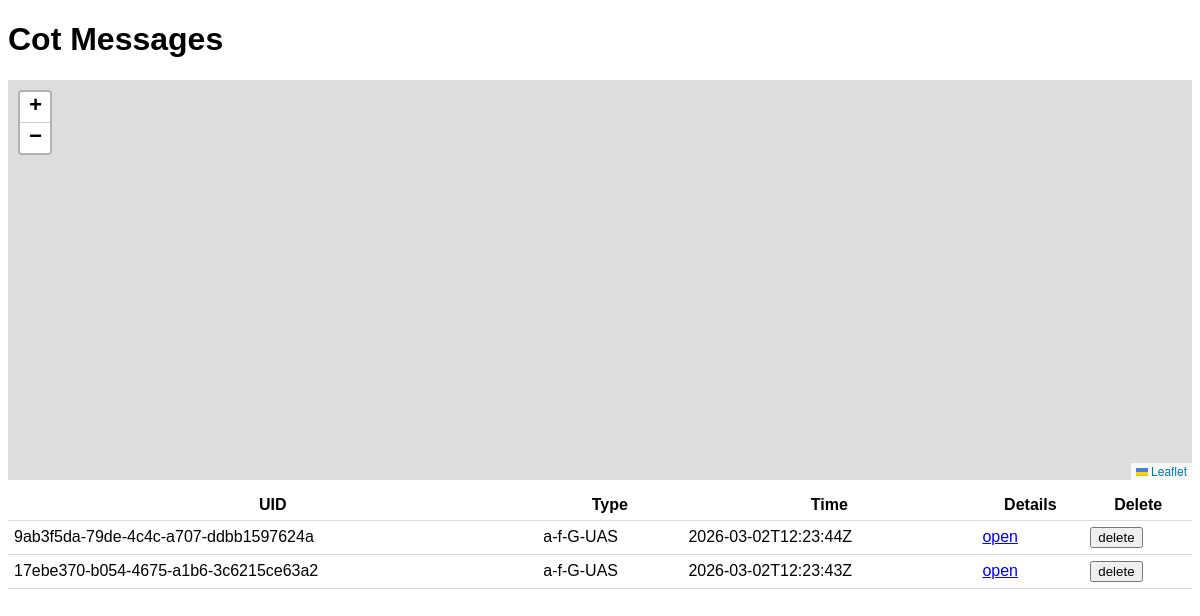
Before: / with the older database file.
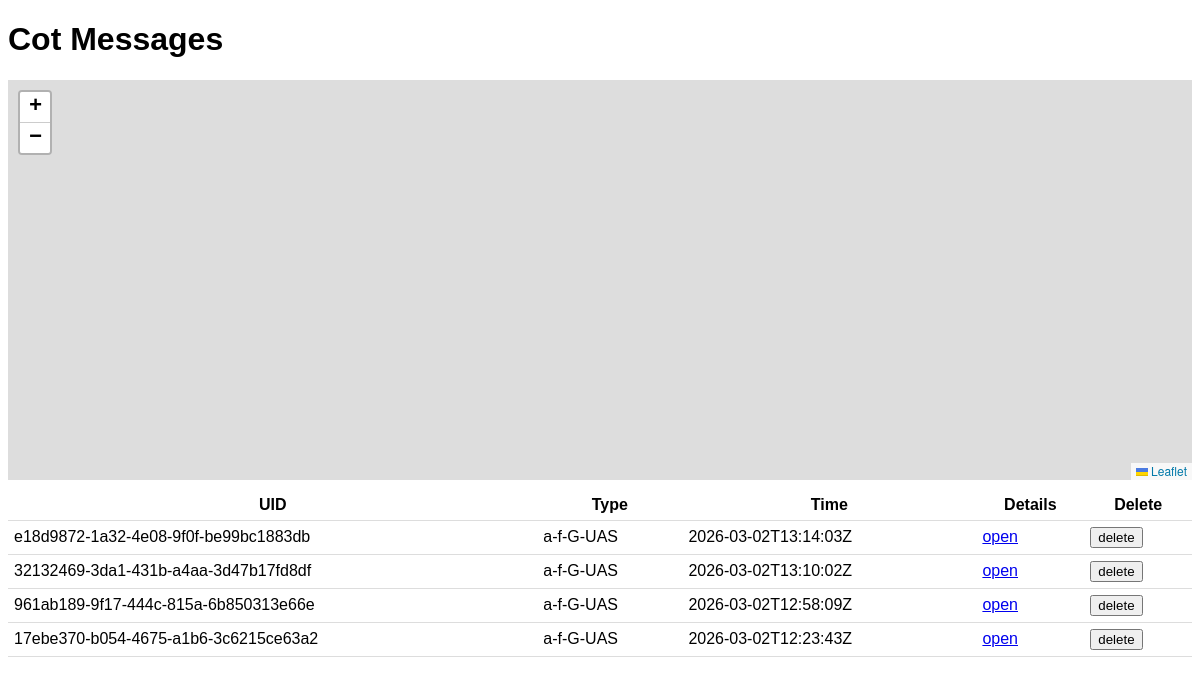
After: the same page with the newer database file.
### app/models.py (models this page shows)
class Message(Base):
    __tablename__ = "messages"
    id = Column(Integer, primary_key=True, index=True)
    uid = Column(String, index=True)
    type = Column(String, index=True)
    how = Column(String)
    time = Column(String)
    lat = Column(Float, nullable=True)
    lon = Column(Float, nullable=True)
    raw_xml = Column(Text)
    received_at = Column(DateTime, default=datetime.datetime.utcnow)

### app/main.py (the view)
@app.get("/", response_class=HTMLResponse)
def index(request: Request):
    db = next(get_db())
    msgs = db.query(Message).order_by(Message.received_at.desc()).limit(100).all()
    return templates.TemplateResponse("index.html", {"request": request, "messages": msgs})

### templates/index.html (shortened to what this page needs)
<!doctype html>
<html>
<head>
  <link rel="stylesheet" href="https://unpkg.com/leaflet@1.9.4/dist/leaflet.css"/>
</head>
<body>
  <h1>Cot Messages</h1>
  <div id="map"></div>
  <table>
    <thead><tr><th>UID</th><th>Type</th><th>Time</th><th>Details</th><th>Delete</th></tr></thead>
    <tbody>
      {% for m in messages %}
      <tr>
        <td>{{ m.uid }}</td>
        <td>{{ m.type }}</td>
        <td>{{ m.time }}</td>
        <td><a href="/message/{{ m.id }}">open</a></td>
        <td>
          <form method="post" action="/message/{{ m.id }}/delete" onsubmit="return confirm('Delete this message?');">
            <button type="submit">delete</button>
          </form>
        </td>
      </tr>
      {% endfor %}
    </tbody>
  </table>
</body>
</html>

### templates/index.html (style rules this page uses)
body { font-family:Arial,Helvetica,sans-serif }
#map { height:400px;margin-bottom:10px }
table { width:100%;border-collapse:collapse }
td,th { padding:6px;border-bottom:1px solid #ddd }

Changed rows visible on the page:
removed Message: uid "9ab3f5da-79de-4c4c-a707-ddbb1597624a", type "a-f-G-UAS", time "2026-03-02T12:23:44Z"
added Message: uid "e18d9872-1a32-4e08-9f0f-be99bc1883db", type "a-f-G-UAS", time "2026-03-02T13:14:03Z"
added Message: uid "32132469-3da1-431b-a4aa-3d47b17fd8df", type "a-f-G-UAS", time "2026-03-02T13:10:02Z"
added Message: uid "961ab189-9f17-444c-815a-6b850313e66e", type "a-f-G-UAS", time "2026-03-02T12:58:09Z"
